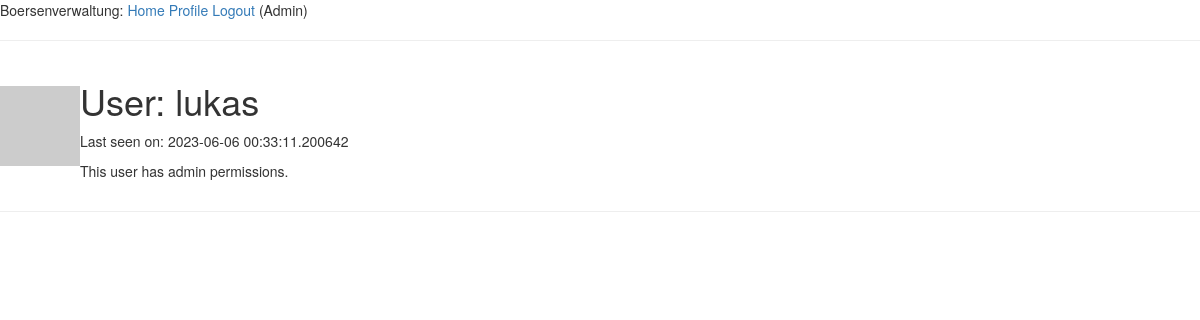
Page /user/lukas (signed in) on the earlier database version.
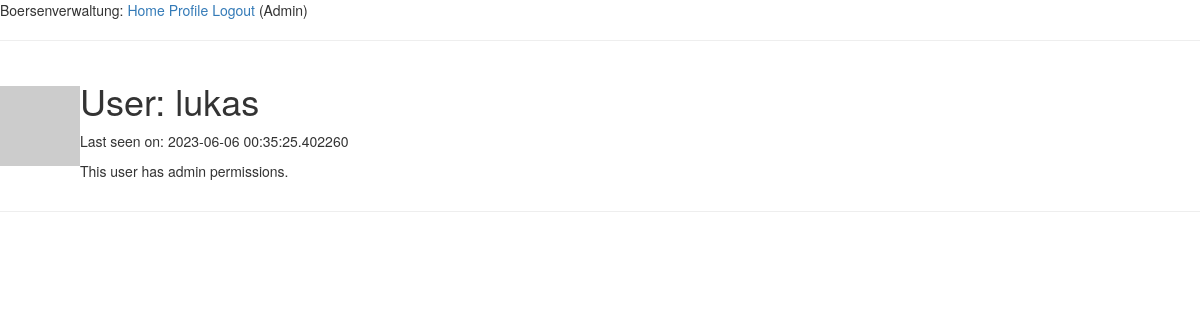
Same page on the later database version.
### app/models.py (models this page shows, shortened)
class User(UserMixin, db.Model):
    id = Column(Integer, primary_key=True)
    username = Column(String(64), index=True, unique=True)
    email = Column(String(120), index=True, unique=True)
    password_hash = Column(String(128))
    last_seen = Column(DateTime, default=datetime.utcnow)
    admin_tag = Column(Boolean, default=False)
    def avatar(self, size):
        digest = md5(self.username.lower().encode('utf-8')).hexdigest()
        return 'https://www.gravatar.com/avatar/{}?s={}'.format(
            digest, size)

### app/routes.py (the view)
@app.route('/user/<username>')
@login_required
def user(username):
    user = User.query.filter_by(username=username).first_or_404()
    posts = Post.query.all()
    return render_template('user.html', user=user, posts=posts)

### app/models.py (called while the page is built)
@login.user_loader
def load_user(id):
    return User.query.get(int(id))

### app/routes.py (called while the page is built)
@app.before_request
def before_request():
    if current_user.is_authenticated:
        current_user.last_seen = datetime.utcnow()
        db.session.commit()

### app/templates/user.html
{% extends "base.html" %}
{% block content %}
    <table>
        <tr>
            <td><img class = "top" src="{{ user.avatar(128) }}" alt="link"></td>
            <td>
                <h1>User: {{ user.username }}</h1>
                {% if user.last_seen %}<p>Last seen on: {{ user.last_seen }}</p>{% endif %}
                {% if user.admin_tag %}<p>This user has admin permissions.</p>{% endif %}
            </td>
        </tr>
    </table>
    <hr>
{% endblock %}

### app/templates/base.html (shortened to what this page needs)
{% extends "bootstrap/base.html" %}
{% block head %}
    {{ super() }}
{% endblock %}
{% block body %}
    <div>
        Boersenverwaltung:
        <a href="{{ url_for('index') }}">Home</a>
        {% if current_user.is_anonymous %}
        <a href="{{ url_for('login') }}">Login</a>
        {% else %}
        <a href="{{ url_for('user', username=current_user.username) }}">Profile</a>
        <a href="{{ url_for('logout') }}">Logout</a>
        {% endif %}
        {% if current_user.admin_tag %}
        (Admin)
        {% endif %}
    </div>
    <hr>
    {% block content %}{% endblock %}
{% endblock %}

Differences in the rows shown:
changed User "lukas": last_seen "2023-06-06 00:33:11.200642" → "2023-06-06 00:35:25.402260"
